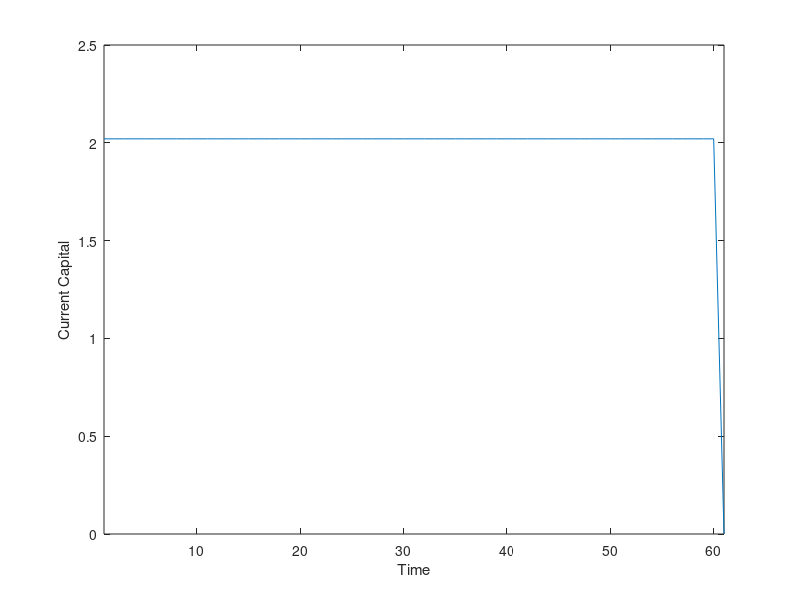
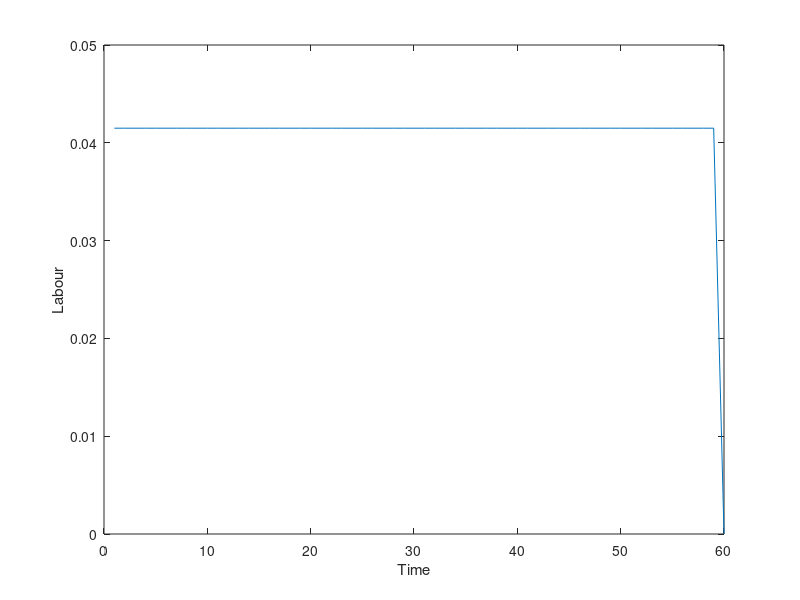
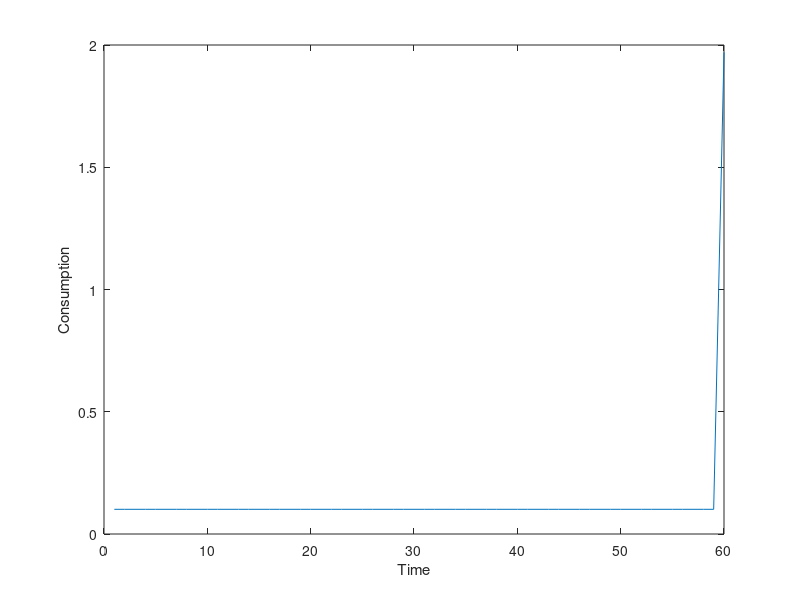

Reproduce these figures in MATLAB, in order.
%% Problem Set 5

% Nurfatima Jandarova

clear all
clc

%% Exercise 4

% Parameters
alpha = 2/3;        % labour share of output
beta = 0.95;        % patience parameter
delta = 0.025;      % depreciation rate
T = 60;             % number of time periods
k0 = 2;             % starting level of capital
N = 100;            % number of capital grid-points
tolv = 1e-5;        % tolerance for value function iteration

% capital grid
k_grid = linspace(0, 10*k0, N);

% flow utility matrix
c = alpha/(1 - alpha)*(ones(N,1)*k_grid - (1-delta)*k_grid'*ones(1, N));
c(c<0) = NaN;   % lower bound on consumption
n = ((ones(N,1)*k_grid - (1-delta)*k_grid'*ones(1, N))./...
    ((1 - alpha)*(k_grid'*ones(1, N)).^(1 - alpha))).^(1/alpha);
n(n<0) = NaN;   % lower bound on labour
n(n>1) = NaN;   % upper bound on labour

u = log(c)-log(n);

% Initialize the value function
V_0 = zeros(T+1,N); 
V_1 = zeros(T+1,N);
% Initialize the optimal capital choice
k_opt = zeros(T,N);

% Value Function iteration
err = 1;
while err > tolv
  for t = 1:T % time periods
      V_aux = u + beta*ones(N,1)*V_0(t+1,:);
      % choose k' that maximizes V(t,k)
      [V_1(t,:),k_opt(t,:)] = max(V_aux', [], 1);
  end
  % calculate the error term
  err = abs(max(max(V_1 - V_0)));
  disp(['Current error: ', num2str(err)]);
  % update value function
  V_0 = V_1;
end

% Optimal paths of capital, labour and consumption starting at k0=2
[~,idx] = min(abs(k_grid-k0));
% initialize variable for the capital path (should hit 0 in period T+1)
k_path = zeros(1,T+1);
k_path(1) = idx;
k_path(T+1) = 1;

% initialize variables for labour and consumption paths
n_path = zeros(1, T);
c_path = zeros(1, T);

for i = 2:T
  k_path(i) = k_opt(i,k_path(i-1));
end
% transform into capital levels
k_path = k_grid(k_path);

for i = 1:T-1
    n_path(i) = ((k_path(i+1)-(1-delta)*k_path(i))/...
        ((1-alpha)*k_path(i)^(1-alpha)))^(1/alpha);
    c_path(i) = alpha/(1-alpha)*(k_path(i+1)-(1-delta)*k_path(i));
end

c_path(T) = (1 - delta)*k_path(T);

%%% Plotting the results
% optimal capital path
figure(1)
plot(1:T+1,k_path)
xlabel('Time')
ylabel('Current Capital')
xlim([1 T+1])
saveas(gcf,'kpath','epsc')

% optimal path for labour
figure(2)
plot(1:T, n_path)
xlabel('Time')
ylabel('Labour')
saveas(gcf,'npath','epsc')

% optimal path for consumption
figure(3)
plot(1:T, c_path)
xlabel('Time')
ylabel('Consumption')
saveas(gcf,'cpath','epsc')